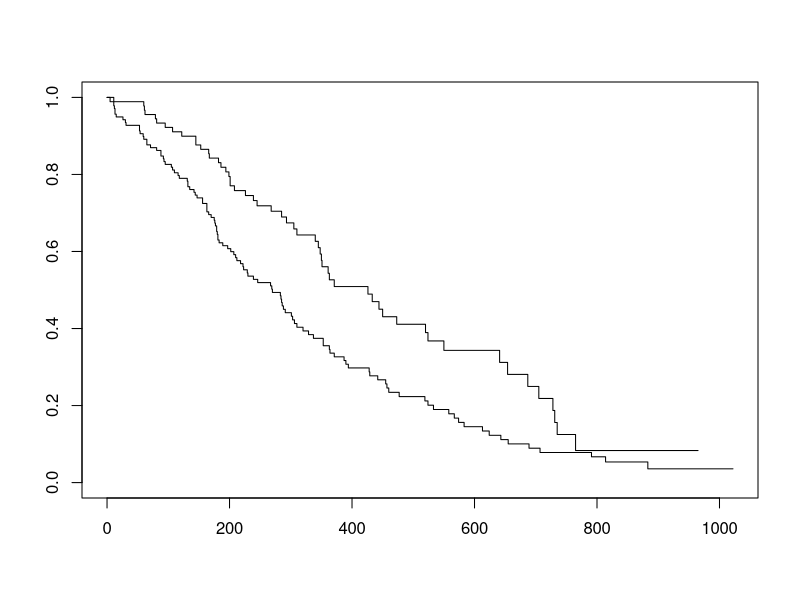
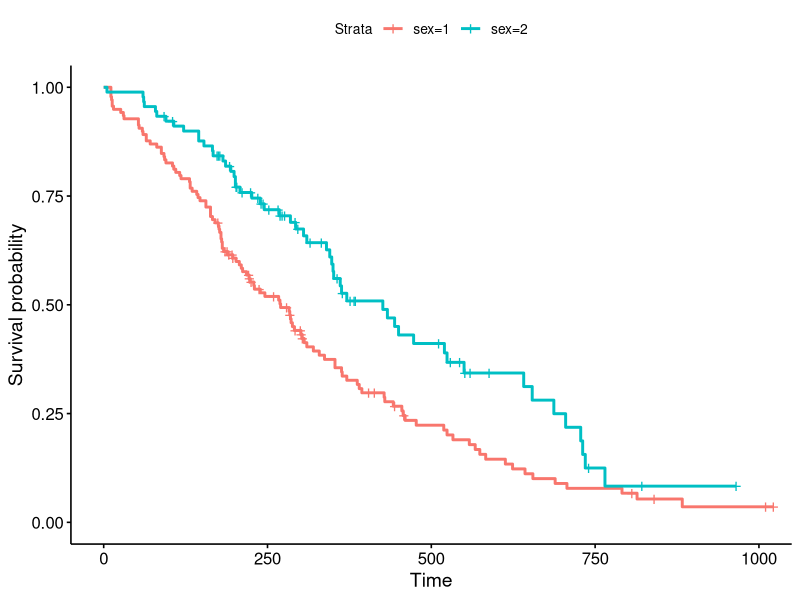
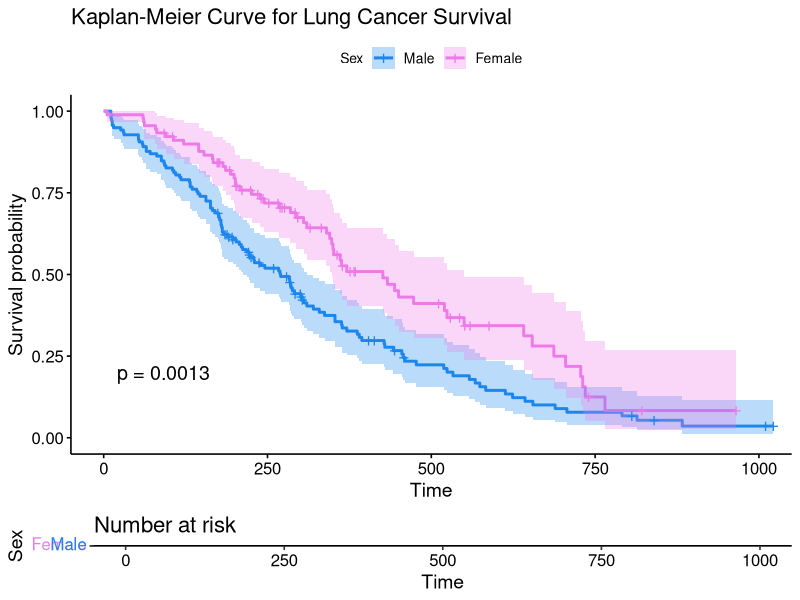
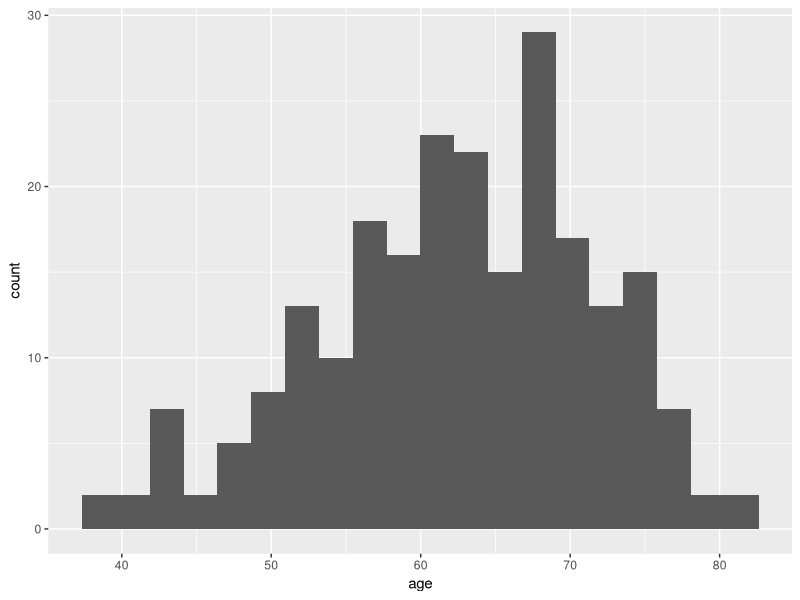

Reproduce these figures in R, in order. (Note: this script raises an error after producing the figures.)
## ---- chunk 1
library(dplyr)
library(survival)
library(survminer)
## ---- chunk 2
lung_df <- as_tibble(lung)
head(lung_df)
## ---- chunk 3
sfit <- survfit(Surv(time, status)~sex, data=lung)
sfit
summary(sfit)
## ---- chunk 4
summary(sfit, times=seq(0, 1000, 100))
## ---- chunk 5
sfit <- survfit(Surv(time, status)~sex, data=lung)
plot(sfit)
## ---- chunk 6
survminer::ggsurvplot(sfit)
## ---- chunk 7
ggsurvplot(sfit, conf.int=TRUE, pval=TRUE, risk.table=TRUE, 
           legend.labs=c("Male", "Female"), legend.title="Sex",  
           palette=c("dodgerblue2", "orchid2"), 
           title="Kaplan-Meier Curve for Lung Cancer Survival", 
           risk.table.height=.15)
## ---- chunk 8
fit <- coxph(Surv(time, status)~sex, data=lung)
fit
## ---- chunk 9
summary(fit)
survdiff(Surv(time, status)~sex, data=lung)
## ---- chunk 10
fit <- coxph(Surv(time, status)~sex+age+ph.ecog+ph.karno+pat.karno+meal.cal+wt.loss, data=lung)
fit
## ---- chunk 11
mean(lung$age)
ggplot(lung, aes(age)) + geom_histogram(bins=20)
## ---- chunk 12
lung <- lung %>% 
  dplyr::mutate(agecat=cut(age, breaks=c(0, 62, Inf), labels=c("young", "old")))

head(lung)

ggsurvplot(survfit(Surv(time, status)~agecat, data=lung), pval=TRUE)
## ---- chunk 13
lung <- lung %>% 
  dplyr::mutate(agecat=cut(age, breaks=c(0, 70, Inf), labels=c("young", "old")))

ggsurvplot(survfit(Surv(time, status)~agecat, data=lung), pval=TRUE)
